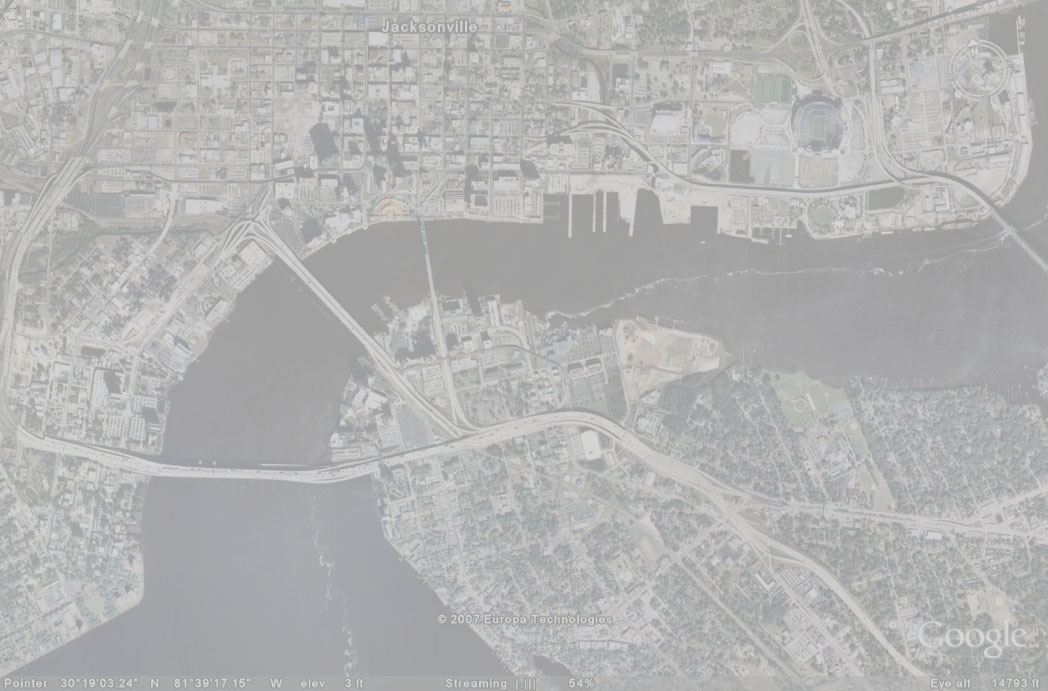
#> input picture B31XB-IIP-TP-1718-master/2-image-enhancement/images/satellite.jpg, 1048 x 691 px
$ jupyter execute --allow-errors 2-enhancement-supplementary.ipynb   (older library calls are emulated)
#> lines starting #> are read from the running program, lines starting #| are printed output that depends on the picture
# **Introduction to Image Processing**

** Dear students this is your first assignment in Image processing course, in the context of this assignment you have to:**
* **complete `2-enhancement.ipynb` up to section 2.7**
* **complete this notebook `2-enhancement-supplementary.ipynb`**
* **add your changes, commit and push your completed assignment to your github repo**

`2-enhancement-supplememtary.ipynb` provides more information on section 2.7

## 2.7 Your own implementation

### Q.1 Import the required libraries and functions

[cell 1]
import matplotlib.pyplot as plt
import numpy as np
from skimage import exposure
from skimage import io
from skimage import img_as_float
from skimage import img_as_ubyte
from matplotlib import cm
### import the libraries you think its necessary for your task

### Q.2 Contrast streching

** Define your function which stretch the image contrast, `cont_str`, using minimum and maximum values from the image **

**This function should accept the input image, calculates the minimum and maximum and rescales the intensities.**

** Return the image as uint8 **

[cell 2]
def cont_str (image_file):


    rows = image_file.__len__()
#> rows = 691
    columns = image_file[0].__len__()
#> columns = 1048

    stretched = (image_file)
    mini = stretched.min()
#> mini = 0.569
    maxi = stretched.max()
#> maxi = 0.886

    for i in range (rows):
        for j in range(columns):
            stretched[i][j] = 255 * ( ( stretched[i][j] - mini) / (maxi - mini ) )
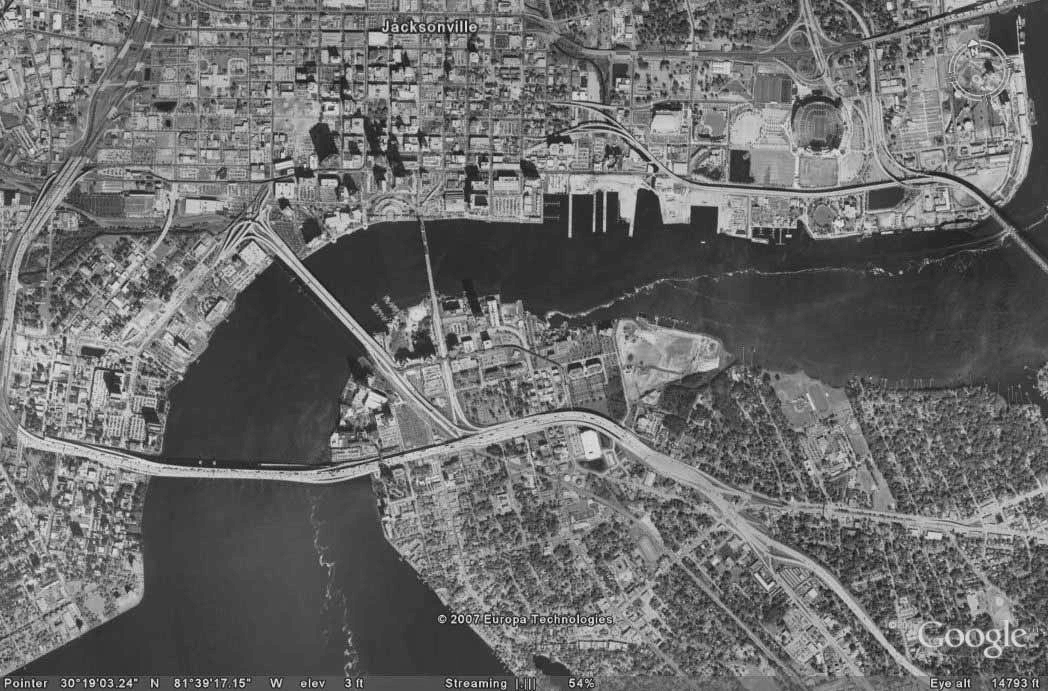
#> stretched: shape (691, 1048) float64; min 0, max 255, mean 107.6

    return stretched.astype('uint8')

**Use your function to transform the  gray version of `satellite.jpg` image (ubyte format), show the original image and the transformed image and their histogram**

[cell 3]
satellite_grey = io.imread('images/satellite.jpg', as_grey = True)

f, axis = plt.subplots(2,2, figsize = (20,20))


satellite_stretched = cont_str(satellite_grey)

lev, bin = exposure.histogram(satellite_grey)
#> lev = 256 values, max 21264 at index 60, min 0 at index 1, mean 2828.8; bin = 256 values from 0.498 to 254.5
lev_stretch, bin_stretch = exposure.histogram(satellite_stretched)
#> lev_stretch = 256 values, max 23478 at index 56, min 0 at index 1, mean 2828.8; bin_stretch = 256 values from 0 to 255

axis[0][0].imshow(satellite_grey, cmap = cm.Greys_r)
axis[0][1].plot(bin, lev)


axis[1][0].imshow(satellite_stretched, cmap = cm.Greys_r)
axis[1][1].plot(bin_stretch, lev_stretch)

lev.__len__()
#> Out = 256
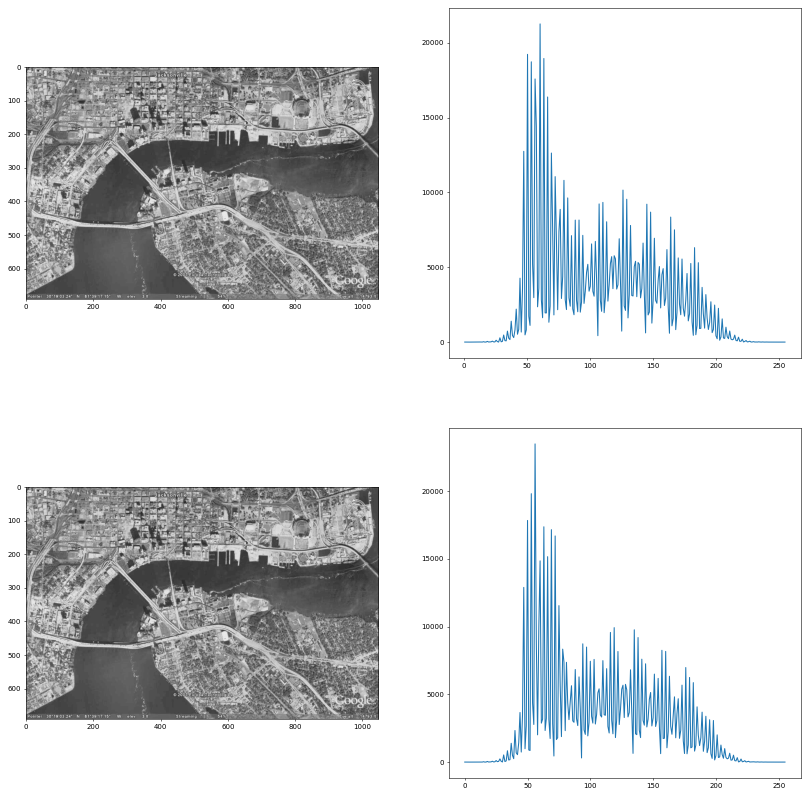
#> figure drawn by matplotlib, 4 panels; panel 2: curve peaks at x = 60.26, y = 21264; panel 4: curve peaks at x = 56, y = 23478

### Q.3 Histogram equalization
Histogram equalization can be used to enhance the contrast in images.

The idea behind the histogram equalization process is that each gray level should have an equal contribution in the image. The function allowing such transformation is in fact the cumulative density function.

**Define your own histgram equalization function, `hist_eq`**

**This function should accpet the image, max_int and min_int and return the transformed image and its cdf**

[cell 4]
def hist_eq(img, max_int, min_int):

#> called with max_int = 255, min_int = 0
    binsNr = max_int - min_int
    hist, bins = np.histogram(img.flatten(), binsNr, normed=True) # Getting the image histogram
#> hist = 255 values, max 26.05 at index 56, min 0 at index 1, mean 3.15; bins = 256 values from 0.569 to 0.886
    cdf = hist.cumsum()   # finding the cumulative distribution function
#> cdf = 255 values from 0.00222 to 803.5
    cdf = 255*cdf/cdf[-1] #finding the transfer function values
#> cdf = 255 values from 0.000704 to 255
    img_eq = np.interp(img.flatten(), bins[:-1], cdf) # applying transfered values for each pixels
    return img_eq.reshape(img.shape), cdf

** Use your function to transform the gray version of `satellite.jpg` image again in ubyte format**

** max_int = 255, min_int = 0 **

[cell 5]
satellite = io.imread('images/satellite.jpg', as_grey=True)

cdf_satellite, trans_imag = hist_eq(satellite, 255,0)
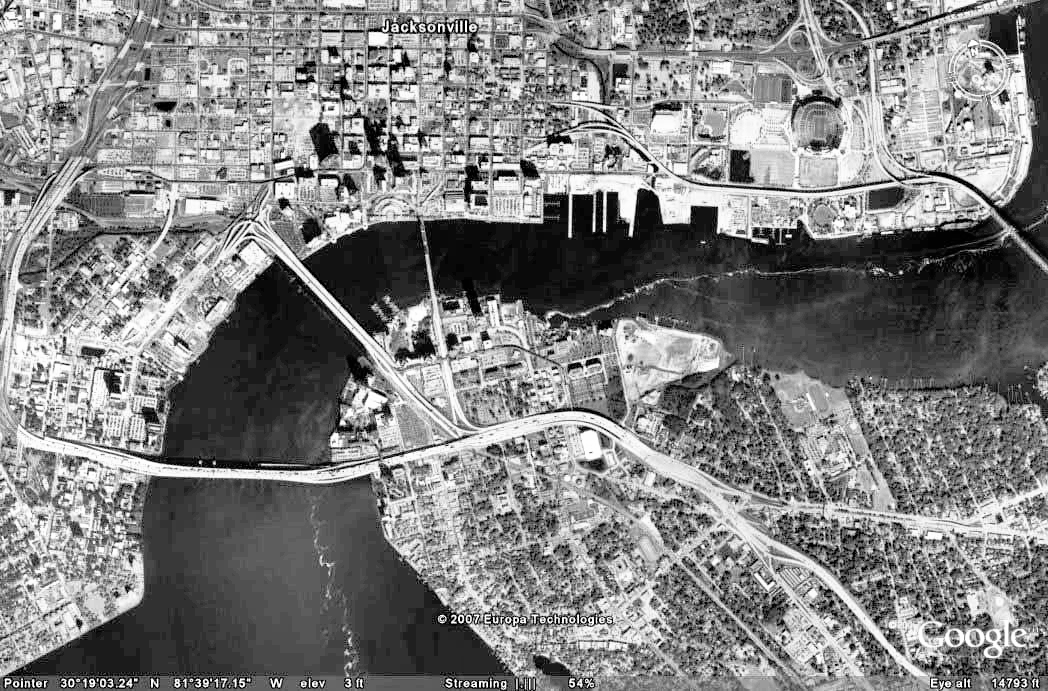
#> cdf_satellite: shape (691, 1048) float64; min 0.000704, max 255, mean 129.6
#> trans_imag = 255 values from 0.000704 to 255

**Show the transformed image and its histogram**

[cell 6]
f,axis = plt.subplots(2,1,figsize=(10,10))

axis[0].imshow(cdf_satellite , cmap = cm.Greys_r)

hist,bar = exposure.histogram(cdf_satellite)
#> hist = 256 values, max 21230 at index 18, min 0 at index 7, mean 2828.8; bar = 256 values from 0.499 to 254.5

axis[1].plot(bar,hist)
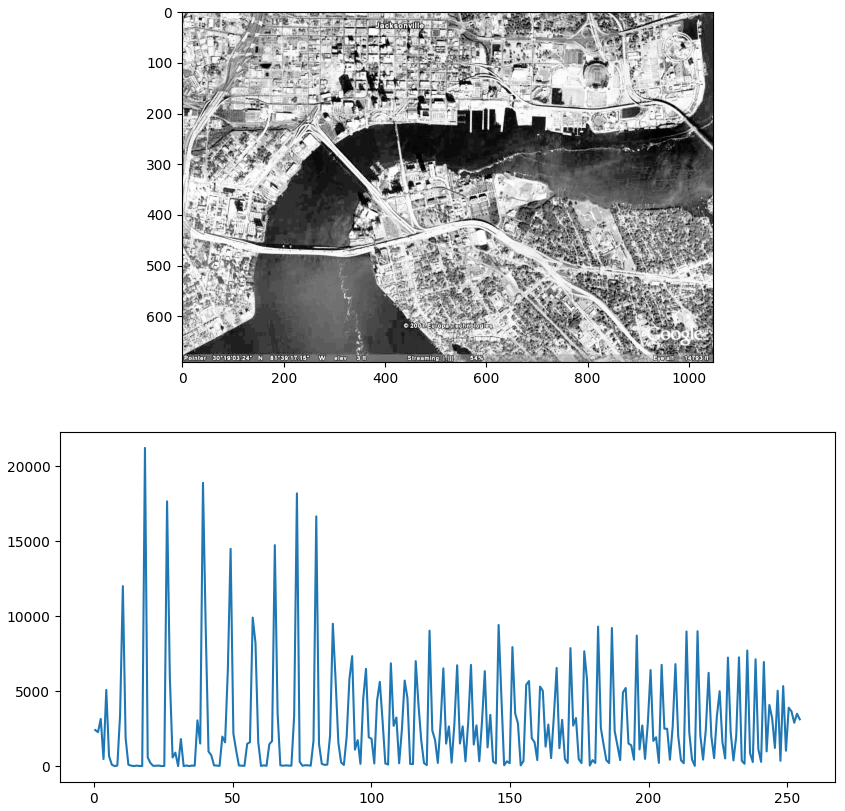
#> figure drawn by matplotlib, 2 panels; panel 2: curve peaks at x = 18.43, y = 21230
